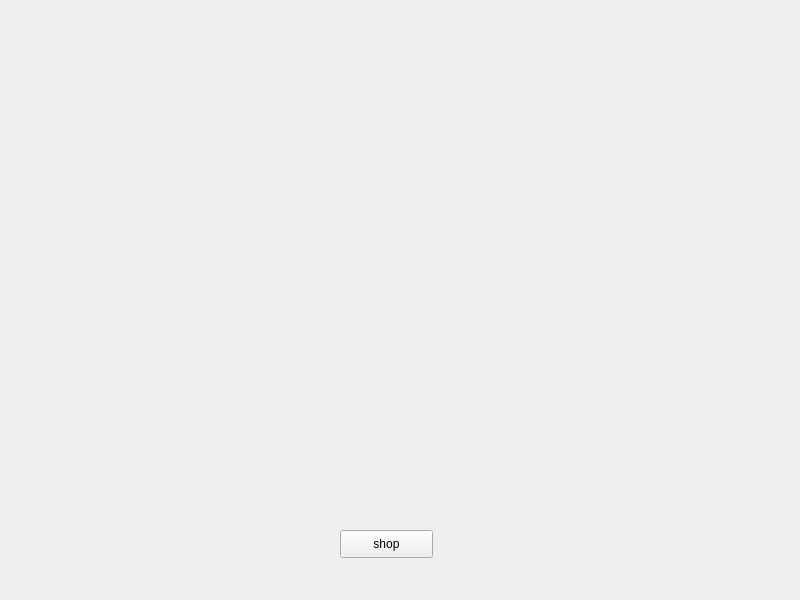
<?xml version="1.0" encoding="UTF-8"?>
<ui version="4.0">
 <class>MainWindow</class>
 <widget class="QMainWindow" name="MainWindow">
  <property name="geometry">
   <rect>
    <x>0</x>
    <y>0</y>
    <width>800</width>
    <height>600</height>
   </rect>
  </property>
  <property name="windowTitle">
   <string>MainWindow</string>
  </property>
  <widget class="QWidget" name="centralwidget">
   <widget class="QLabel" name="label">
    <property name="geometry">
     <rect>
      <x>40</x>
      <y>30</y>
      <width>701</width>
      <height>441</height>
     </rect>
    </property>
    <property name="text">
     <string/>
    </property>
   </widget>
   <widget class="QPushButton" name="pushButton">
    <property name="geometry">
     <rect>
      <x>340</x>
      <y>530</y>
      <width>93</width>
      <height>28</height>
     </rect>
    </property>
    <property name="text">
     <string>shop</string>
    </property>
   </widget>
  </widget>
 </widget>
 <resources/>
 <connections/>
</ui>
